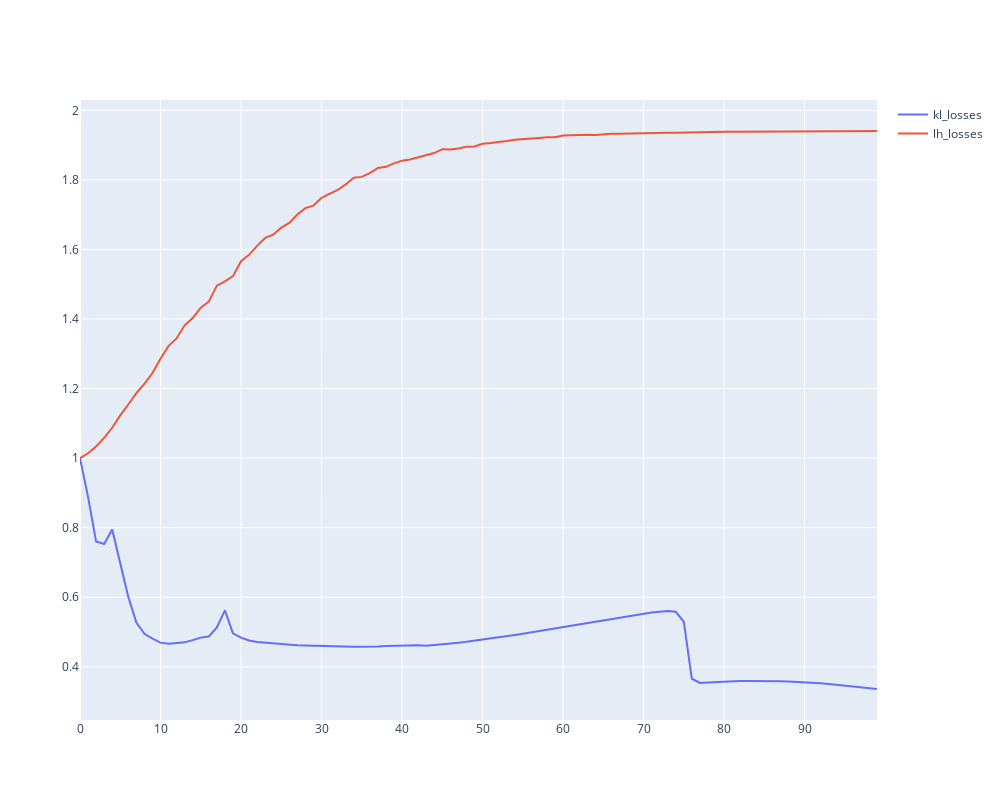

Notebook code for this chart:
### Code cell
plot_losses(kl_losses=kl_losses, lh_losses=lh_losses)
